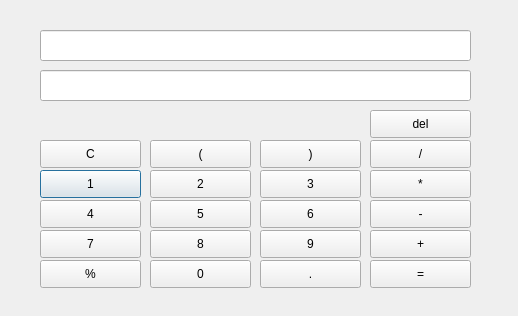
<?xml version="1.0" encoding="UTF-8"?>
<ui version="4.0">
 <class>Dialog</class>
 <widget class="QDialog" name="Dialog">
  <property name="geometry">
   <rect>
    <x>0</x>
    <y>0</y>
    <width>518</width>
    <height>316</height>
   </rect>
  </property>
  <property name="windowTitle">
   <string>Dialog</string>
  </property>
  <widget class="QPushButton" name="num_pushButton_1">
   <property name="geometry">
    <rect>
     <x>40</x>
     <y>170</y>
     <width>101</width>
     <height>28</height>
    </rect>
   </property>
   <property name="text">
    <string>1</string>
   </property>
  </widget>
  <widget class="QLineEdit" name="q_lineEdit">
   <property name="geometry">
    <rect>
     <x>40</x>
     <y>30</y>
     <width>431</width>
     <height>31</height>
    </rect>
   </property>
  </widget>
  <widget class="QPushButton" name="num_pushButton_2">
   <property name="geometry">
    <rect>
     <x>150</x>
     <y>170</y>
     <width>101</width>
     <height>28</height>
    </rect>
   </property>
   <property name="text">
    <string>2</string>
   </property>
  </widget>
  <widget class="QPushButton" name="num_pushButton_3">
   <property name="geometry">
    <rect>
     <x>260</x>
     <y>170</y>
     <width>101</width>
     <height>28</height>
    </rect>
   </property>
   <property name="text">
    <string>3</string>
   </property>
  </widget>
  <widget class="QPushButton" name="num_pushButton_4">
   <property name="geometry">
    <rect>
     <x>260</x>
     <y>200</y>
     <width>101</width>
     <height>28</height>
    </rect>
   </property>
   <property name="text">
    <string>6</string>
   </property>
  </widget>
  <widget class="QPushButton" name="num_pushButton_5">
   <property name="geometry">
    <rect>
     <x>40</x>
     <y>200</y>
     <width>101</width>
     <height>28</height>
    </rect>
   </property>
   <property name="text">
    <string>4</string>
   </property>
  </widget>
  <widget class="QPushButton" name="num_pushButton_6">
   <property name="geometry">
    <rect>
     <x>150</x>
     <y>200</y>
     <width>101</width>
     <height>28</height>
    </rect>
   </property>
   <property name="text">
    <string>5</string>
   </property>
  </widget>
  <widget class="QPushButton" name="num_pushButton_7">
   <property name="geometry">
    <rect>
     <x>150</x>
     <y>230</y>
     <width>101</width>
     <height>28</height>
    </rect>
   </property>
   <property name="text">
    <string>8</string>
   </property>
  </widget>
  <widget class="QPushButton" name="num_pushButton_8">
   <property name="geometry">
    <rect>
     <x>40</x>
     <y>230</y>
     <width>101</width>
     <height>28</height>
    </rect>
   </property>
   <property name="text">
    <string>7</string>
   </property>
  </widget>
  <widget class="QPushButton" name="num_pushButton_9">
   <property name="geometry">
    <rect>
     <x>260</x>
     <y>230</y>
     <width>101</width>
     <height>28</height>
    </rect>
   </property>
   <property name="text">
    <string>9</string>
   </property>
  </widget>
  <widget class="QPushButton" name="num_pushButton_0">
   <property name="geometry">
    <rect>
     <x>150</x>
     <y>260</y>
     <width>101</width>
     <height>28</height>
    </rect>
   </property>
   <property name="text">
    <string>0</string>
   </property>
  </widget>
  <widget class="QPushButton" name="sign_pushButton_1">
   <property name="geometry">
    <rect>
     <x>370</x>
     <y>140</y>
     <width>101</width>
     <height>28</height>
    </rect>
   </property>
   <property name="text">
    <string>/</string>
   </property>
  </widget>
  <widget class="QPushButton" name="sign_pushButton_2">
   <property name="geometry">
    <rect>
     <x>370</x>
     <y>170</y>
     <width>101</width>
     <height>28</height>
    </rect>
   </property>
   <property name="text">
    <string>*</string>
   </property>
  </widget>
  <widget class="QPushButton" name="sign_pushButton_3">
   <property name="geometry">
    <rect>
     <x>370</x>
     <y>200</y>
     <width>101</width>
     <height>28</height>
    </rect>
   </property>
   <property name="text">
    <string>-</string>
   </property>
  </widget>
  <widget class="QPushButton" name="sign_pushButton_4">
   <property name="geometry">
    <rect>
     <x>370</x>
     <y>230</y>
     <width>101</width>
     <height>28</height>
    </rect>
   </property>
   <property name="text">
    <string>+</string>
   </property>
  </widget>
  <widget class="QPushButton" name="result_pushButton">
   <property name="geometry">
    <rect>
     <x>370</x>
     <y>260</y>
     <width>101</width>
     <height>28</height>
    </rect>
   </property>
   <property name="text">
    <string>=</string>
   </property>
  </widget>
  <widget class="QPushButton" name="reset_pushButton">
   <property name="geometry">
    <rect>
     <x>40</x>
     <y>140</y>
     <width>101</width>
     <height>28</height>
    </rect>
   </property>
   <property name="text">
    <string>C</string>
   </property>
  </widget>
  <widget class="QPushButton" name="del_pushButton">
   <property name="geometry">
    <rect>
     <x>370</x>
     <y>110</y>
     <width>101</width>
     <height>28</height>
    </rect>
   </property>
   <property name="text">
    <string>del</string>
   </property>
  </widget>
  <widget class="QLineEdit" name="a_lineEdit">
   <property name="geometry">
    <rect>
     <x>40</x>
     <y>70</y>
     <width>431</width>
     <height>31</height>
    </rect>
   </property>
  </widget>
  <widget class="QPushButton" name="p_open_pushButton">
   <property name="geometry">
    <rect>
     <x>150</x>
     <y>140</y>
     <width>101</width>
     <height>28</height>
    </rect>
   </property>
   <property name="text">
    <string>(</string>
   </property>
  </widget>
  <widget class="QPushButton" name="p_close_pushButton">
   <property name="geometry">
    <rect>
     <x>260</x>
     <y>140</y>
     <width>101</width>
     <height>28</height>
    </rect>
   </property>
   <property name="text">
    <string>)</string>
   </property>
  </widget>
  <widget class="QPushButton" name="per_pushButton">
   <property name="geometry">
    <rect>
     <x>40</x>
     <y>260</y>
     <width>101</width>
     <height>28</height>
    </rect>
   </property>
   <property name="text">
    <string>%</string>
   </property>
  </widget>
  <widget class="QPushButton" name="dot_pushButton">
   <property name="geometry">
    <rect>
     <x>260</x>
     <y>260</y>
     <width>101</width>
     <height>28</height>
    </rect>
   </property>
   <property name="text">
    <string>.</string>
   </property>
  </widget>
 </widget>
 <resources/>
 <connections/>
</ui>
